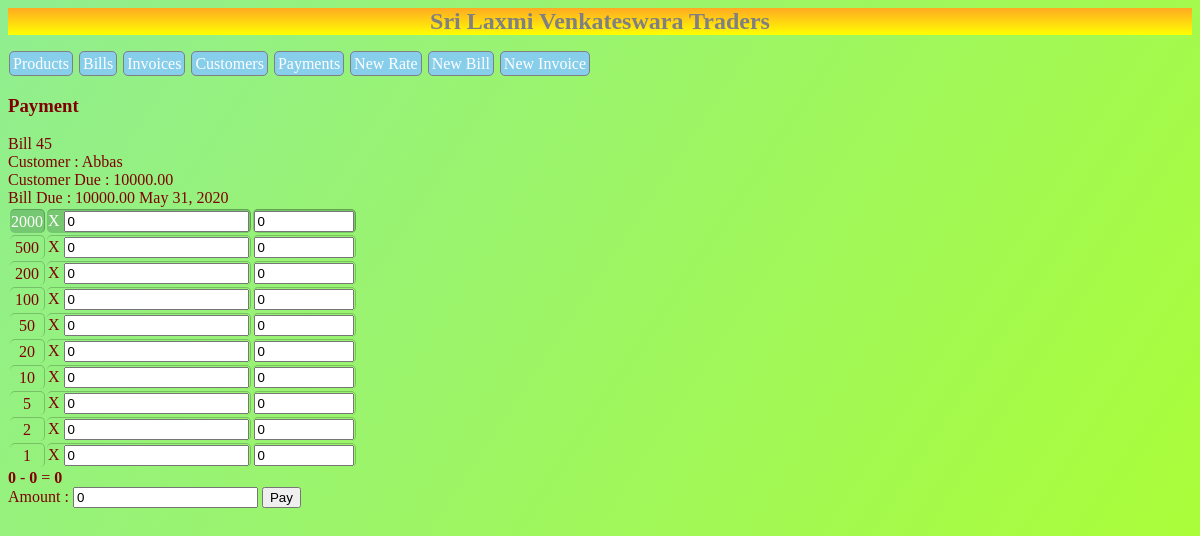
The app's page /payment/45/ with its own data.
### home/models.py (models this page shows, shortened)
class Bill(models.Model):
    customer = models.ForeignKey('Customer',on_delete=models.CASCADE)
    date = models.DateTimeField(auto_now=True)
    total = models.DecimalField(max_digits=10,decimal_places=2,default=0)
    due = models.DecimalField(max_digits=10, decimal_places=2,default=0)

class Customer(models.Model):
    name = models.CharField(max_length=64)
    phone = models.IntegerField(null=True)
    email = models.EmailField(null=True)
    address = models.ForeignKey(Village,models.CASCADE,related_name='user_address')#models.CharField(max_length=128)
    due = models.DecimalField(default=0,decimal_places=2,max_digits=10)

### home/views.py (the view, shortened to what this page needs)
# urls.py: path('payment/<int:bill_id>/',views.payment,name='payment'),
def payment(request,bill_id):
    context = {
        'title': 'Payments',
        'denomi':denomi,
    }
    taken_total = 0
    return_total = 0
    if bill_id != -1:
        try:
            context['bill'] = Bill.objects.get(pk=bill_id)
        except Bill.DoesNotExist:
            messages.error(request,"Bill does not exists")
    return render(request,'home/home.html',context)#HttpResponse("Hi! Nithin")

### home/templates/home/home.html (shortened to what this page needs)
{% extends "./base.html" %}
    {% block content %}
    <form method="post">
        <h3>Payment</h3>
        {% if bill %}
            Bill {{ bill.id }}
            <div>
                Customer : {{ bill.customer.name }}<br />
                Customer Due : {{ bill.customer.due }}<br />
                Bill Due : {{ bill.due }}
                <span class="date">{{ bill.date.date }}<span class="time"> {{ bill.date.time }}</span></span>
            </div>
        {% endif %}
        <table>
            {% for den in denomi %}
            <tr>
                <td>{{ den }}</td>
                <td>X <input class='take' name='t{{ den }}' type="number" value=0 onblur="check_both()" required /></td>
                <td><input  class='return' name='r{{ den }}' type="number" value=0  onblur="check_both();" required /></td>
            </tr>
            {% endfor %}
    </table>
        <div>
            <b id='take_id'></b> - <b id='return_id'></b> = <b id='total'></b>
        </div>
        <div>
            Amount : <input type="text" value="{{ bill.due }}" name='amount' placeholder="Enter amount" />
            <input class="right" type="submit" value="Pay"/>
        </div>
    </form>
{% endblock content %}

### home/templates/home/base.html (style rules this page uses)
body { background: -webkit-gradient(linear,left top, right bottom , from(lightgreen), to(greenyellow)) fixed; color: maroon; }
td { text-align: center; border-right: 1px solid rgba(0,0,0,0.2); border-top: 1px solid rgba(0,0,0,0.2); border-radius: 5px; }
tr:nth-child(1) { background-color: rgba(0,43,33,0.2); color: white; }

### records on screen
Bill: id "45", customer.name "Abbas", customer.due "10000.00", due "10000.00", date "May 31, 2020", amount "0"

### other values on screen
{{ den }} "2000" "500" "200" "100" "50" "20" "10" "5" "2" "1"
